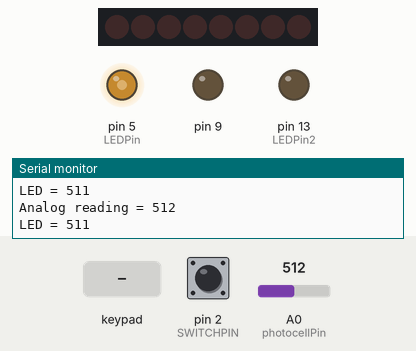
A sketch run on a simulated Arduino Uno, built with avr-gcc and run on an emulated ATmega328P. Parts: 8 shift-register outputs drawn as a row of LEDs (first output left, lit = HIGH), output pins drawn as LEDs (lit = HIGH), the last lines printed to the serial monitor. Dashed ring = blinking. Inputs (shaded band) come from the test bench; at power-on: A0 (photocellPin) = 512, pin 2 (SWITCHPIN) HIGH.

Above: at 1.2 s.
1.3 s: keypad keys 1 2 1 1 pressed 0.4 s apart
At 2.1 s:
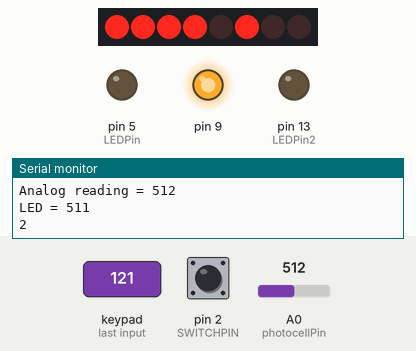
At 3.5 s:
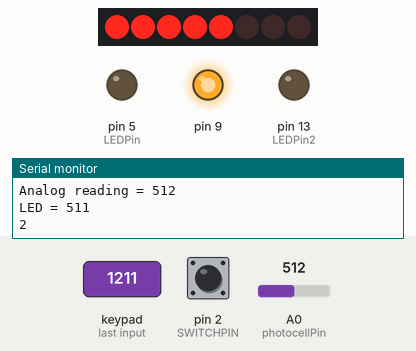
4.4 s: key '3' pressed
7.4 s: key '4' pressed
At 8.3 s:
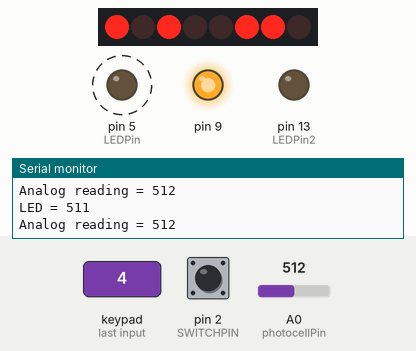
10.4 s: key '6' pressed
At 10.8 s:
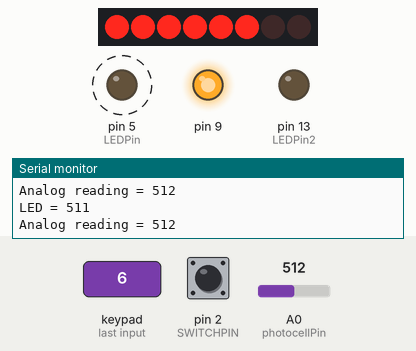
11.9 s: A0 (photocellPin) set to 306
14.9 s: pin 2 (SWITCHPIN) pulled LOW for 0.15 s
Timing chart, 0 to 17.7 s (numbered marks = the images above; inputs shaded):
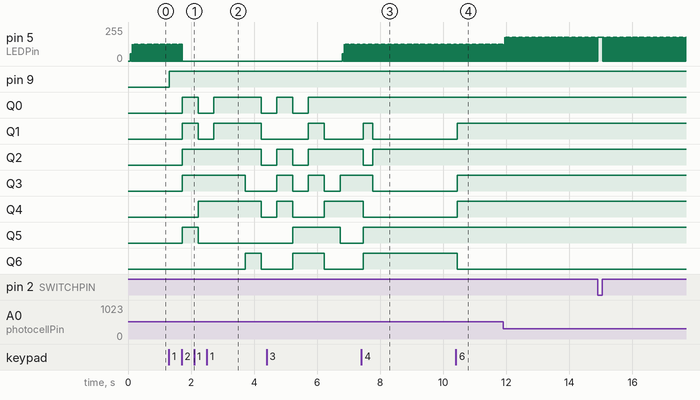

The sketch:

final.ino
```cpp
/*
Advanced Blink with an Interrupt Sketch
By: David M. Orlo
www.DaviedOrlo.com
*/
#include <Keypad.h>
#define data 3
#define clock 4
byte zero  = B01111110;
byte one   = B00000110;
byte two   = B11011010;
byte three = B11010110;
byte four  = B10100110;
byte five  = B11110100;
byte six   = B11111100;
byte seven = B01000110;
byte eight = B11111110;
byte nine  = B11110110;
byte hapus = B00000000;
byte s = B11110100;
byte l = B00111000;
byte e = B11111000;
byte p = B11101010;
byte t = B10111000;
byte i = B00000110;
byte g = B11110110;
byte h = B10101100;
String readString;
byte SWITCHPIN=2;
int LEDPin=5;
byte brightness;
const byte ROWS = 2; // rows
const byte COLS = 3; // Three columns
// Define the Keymap
char keys[ROWS][COLS] = {
  {'1','2','3'},
  {'4','5','6'},
};
// Connect keypad ROW0, ROW1, ROW2 and ROW3 to these Arduino pins.
byte rowPins[ROWS] = {12, 11};
// Connect keypad COL0, COL1 and COL2 to these Arduino pins.
byte colPins[COLS] = {8, 7, 6};

// Create the Keypad
Keypad kpd = Keypad( makeKeymap(keys), rowPins, colPins, ROWS, COLS );

//byte delayedoff;
//byte delayedon;

volatile boolean trigger = LOW;
int photocellPin = 0;
int photocellReading;
int LEDPin2 = 13;
int LEDbrightness;

void setup(){
	pinMode(clock, OUTPUT); // make the clock pin an output
	pinMode(data , OUTPUT); // make the data pin an output
	pinMode(5, OUTPUT);
	//digitalWrite(ledpin, HIGH);
	attachInterrupt(0, interrupttrigger, LOW); //Interrupt 0 is Digital Pin 2
	pinMode(LEDPin, OUTPUT);
	pinMode(LEDPin2,OUTPUT);
	Serial.begin(9600);
}

void loop(){

	// send data only when you receive data:
	ReadInput();
	//digitalWrite(10,HIGH);
	photocellReading = analogRead(photocellPin);

	Serial.print("Analog reading = ");
	Serial.println(photocellReading);

	// that means we have to -invert- the reading from 0-1023 back to 1023-0
	photocellReading = 1023 - photocellReading;
	//now we have to map 0-1023 to 0-255 since thats the range analogWrite uses
	LEDbrightness = map(photocellReading, 0, 1023, 0, 255);
	analogWrite(LEDPin, LEDbrightness);
	Serial.print("LED = ");
	Serial.println(photocellReading);     // the raw analog reading

	onOff(photocellReading);
	//delay(1000);

	//delay(200); //Wait a moment to help debounce the switch
	if (trigger==1){
		crazyLED();
	}
	else{
		analogWrite(LEDPin, 0);
	}

char key = kpd.getKey();
  if(key)  // Check for a valid key.
  {
    Serial.println(key);
    switch (key)
    {
      case '1':
        analogWrite(9, 255);
        break;
      case '2':
         shiftOut(data,clock,LSBFIRST,s);
         delay(500);
         shiftOut(data,clock,LSBFIRST,l);
         delay(500);
         shiftOut(data,clock,LSBFIRST,e);
         delay(500);
         shiftOut(data,clock,LSBFIRST,e);
         delay(500);
         shiftOut(data,clock,LSBFIRST,p);
         delay(500);
         shiftOut(data,clock,LSBFIRST,hapus);
         delay(500);
         shiftOut(data,clock,LSBFIRST,t);
         delay(500);
         shiftOut(data,clock,LSBFIRST,i);
         delay(500);
         shiftOut(data,clock,LSBFIRST,g);
         delay(500);
         shiftOut(data,clock,LSBFIRST,h);
         delay(500);
         shiftOut(data,clock,LSBFIRST,t);
         break;
      case '3':
        shiftOut(data, clock, LSBFIRST, three);
        break;
      case '4':
        shiftOut(data, clock, LSBFIRST, four);
        break;
      case '5':
        shiftOut(data, clock, LSBFIRST, five);
        break;
      case '6':
        shiftOut(data, clock, LSBFIRST, six);
        break;
      default:
        break;
    }
  }
}

void crazyLED(){
	//delay(200); //Wait a moment to help debounce the switch
	while(trigger == HIGH){ //Will run this loop until the interrupt value changes
		//brightness = 250; //Generates a random number from 1-254 and assigns it to the variable named brightness
		//delayedoff = random(1, 125); //A random amount of time the LED is turned off
		//delayedon = random(1, 250); //A random amount of time the LED is turned on
		analogWrite(LEDPin, brightness); //Uses the random number we generated to write the value to our LED
		delay(10); //random delay on time
		analogWrite(LEDPin, 0); //We turn the LED off for a blinking effect
		delay(100);
	} //Random delay off time
}

void interrupttrigger(){
	if (trigger ==LOW){
		trigger=HIGH;
	}
	else{
		trigger=LOW;
	}
}
void onOff(int value){
  if (value < 800){
      digitalWrite(LEDPin2,LOW);
  }else{
      digitalWrite(LEDPin2,HIGH);

  }
}
void ReadInput(){
	while (Serial.available()) {
		delay(3);
		char c = Serial.read();
		readString += c;
	}
	checkCommand(readString);
}
void checkCommand(String input){
	readString.trim();
	if (readString.length() >0) {
		if(readString == "ON"){
			analogWrite(2,HIGH);
			Serial.println(readString);
		}
		if(readString == "OFF"){
			analogWrite(2,LOW);
			Serial.println(readString);
		}
		Serial.println(readString);
	}
	readString = "";
}
```

Measured:
- after the input at 1.3 s, pin 5 (LEDPin): goes on until 1.7 s, then stays 0/255; pin 9: LOW → HIGH at once; Q0, Q1: LOW → HIGH after 0.42 s, → LOW 0.50 s later, → HIGH 0.50 s later, → LOW 1.5 s later; Q2: LOW → HIGH after 0.42 s, → LOW 2.5 s later; Q3: LOW → HIGH after 0.42 s, → LOW 2.0 s later
- after the input at 10.4 s, Q1, Q3, Q4: LOW → HIGH after 0.05 s; Q6: HIGH → LOW after 0.05 s
- by itself, pin 5 (LEDPin): repeats every 0.03 s: 0/255 0.02 s, 127/255 0.01 s
